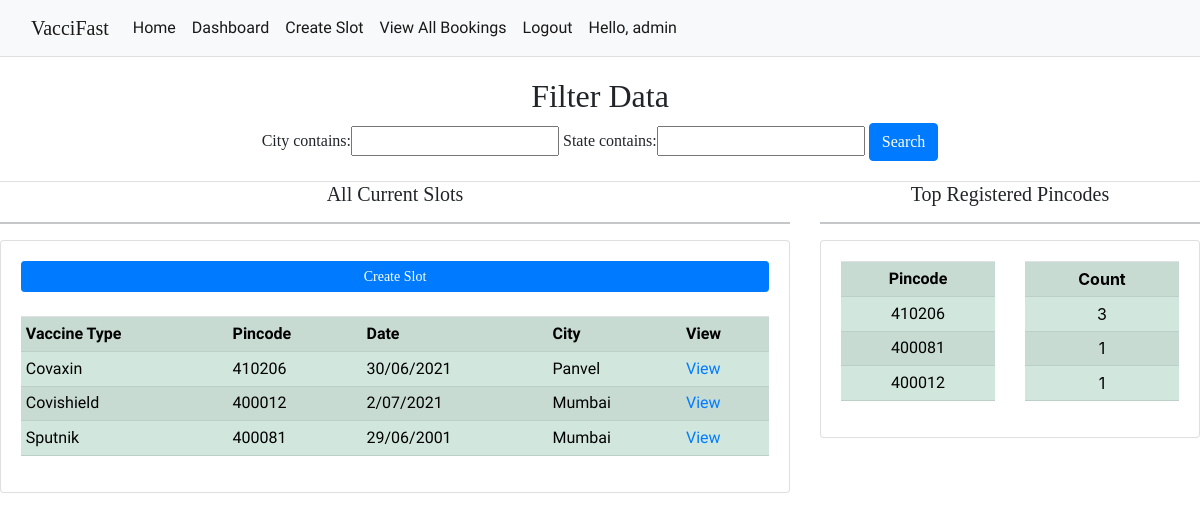
Page /adminViewPincode (signed in) on the earlier database version.
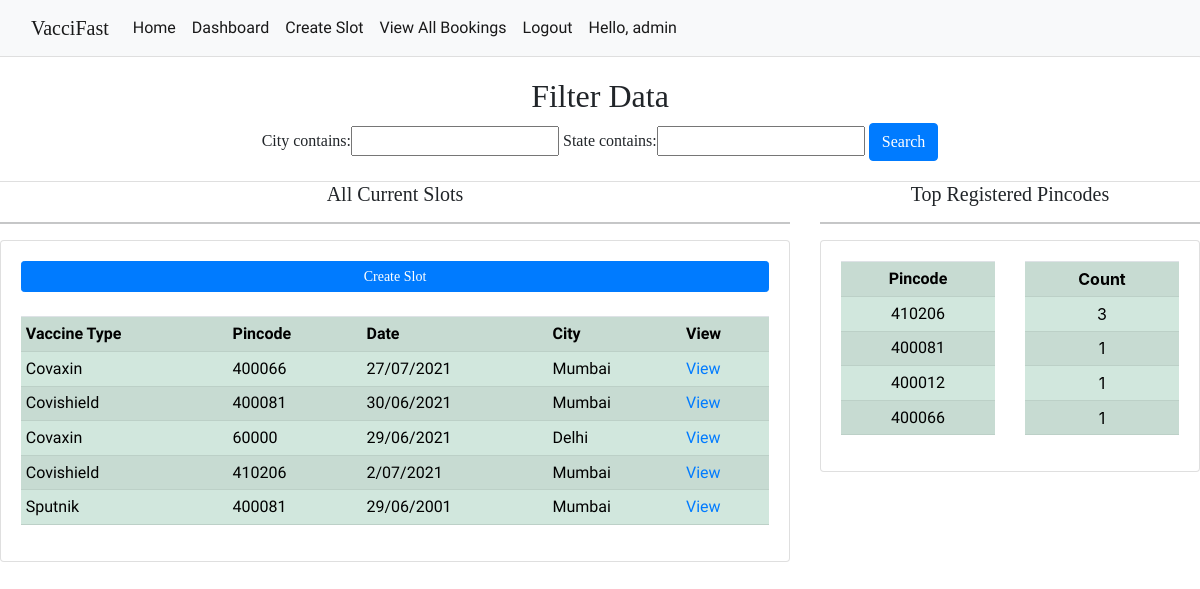
Same page on the later database version.
### vacciapp/models.py (models this page shows, shortened)
class Slot(models.Model):
    vtype = models.CharField(max_length=200,null=True)
    date = models.CharField(max_length=200,null=True)
    address = models.CharField(max_length=200,null=True)
    city = models.CharField(max_length=200,null=True)
    state = models.CharField(max_length=200,null=True)
    pincode = models.CharField(max_length=200,null=True)
    addMap = models.CharField(max_length=200,null=True)
    date_created = models.DateTimeField(auto_now_add=True,null=True)
    count = models.IntegerField(null=True)
    status = models.CharField(max_length=200,null=True,choices=STATUS,default="Pending")

### vacciapp/views.py (the view)
# urls.py: path('adminViewPincode',views.adminViewPincode,name='adminViewPincode'),
@login_required(login_url='login')
def adminViewPincode(request ):
    customers = Customer.objects.all()
    myPincodeFilter = PincodeFilter(request.GET,queryset=customers)
    customers = myPincodeFilter.qs
    pincodes = customers.values('pincode')
    pins = []
    count = []
    pincd = []
    for i in pincodes:
        pins.append(i.get('pincode'))
    done = []
    pin_dict = dict()
    for j in pins:
        if j in done:
            continue
        else:
            occ = pins.count(j)
            pin_dict[f'{j}'] = occ
    pin_sort = sorted(pin_dict.items(),key=lambda x: x[1], reverse=True)
    pincd = []
    count = []
    for k in pin_sort:
        pincd.append(k[0])
        count.append(k[1])
    slots = Slot.objects.all().order_by('-date_created')
    mySlotFilter = SlotFilter(request.GET,queryset=slots)
    slots = mySlotFilter.qs
    context = {
        'customers' : customers,
        'pincd' : pincd,
        'count' : count,
        'slots' : slots,
        'mySlotFilter' : mySlotFilter,
        'myPincodeFilter' : myPincodeFilter,
    }
    return render(request,'vacciapp/adminViewPincode.html',context)

### templates/vacciapp/adminViewPincode.html
{% extends 'base.html' %}
{% block body %}
<div class="row">
<center>
 <div class="card card-body" style="font-family: 'Vollkorn', serif;">
 <h2>Filter Data</h2>
            <form method="get">
            {{myPincodeFilter.form}}
            <button class="btn btn-primary" type="submit">Search</button>
            </form>
</div>
    </center>
    <div class="col-md-8">
    <center><h5 style="font-family: 'Vollkorn', serif;" >All Current Slots</h5></center>
        <hr>
        <div class="card card-body">
            <a class="btn btn-primary btn-sm btn-block" href="{% url 'adminCreateSlot' %}" style="font-family: 'Vollkorn', serif;">Create Slot</a>
            <br>
            <table class="table table-sm table-success table-striped" style="font-family: 'Domine', serif;" >
                <tr>
                    <th>Vaccine Type</th>
                    <th>Pincode</th>
                    <th>Date</th>
                    <th>City</th>
                    <th>View</th>
                </tr>
                {% for slot in slots %}
                <tr>
                <td>{{slot.vtype}}</td>
                <td>{{slot.pincode}}</td>
                <td>{{slot.date}}</td>
               <td>{{slot.city}}</td>
                <td><a href="{% url 'selectSlot' slot.id %}">View</a></td>
                </tr>
                {% endfor %}
            </table>
        </div>
    </div>
    <div class="col-md-4">
    <center><h5 style="font-family: 'Vollkorn', serif;" >Top Registered Pincodes</h5></center>
        <hr>
        <div class="card card-body">
            <div class='row'>
            <div class="col-md-6">
            <table class="table table-sm md-6 table-success table-striped" style="font-family: 'Domine', serif;">
                <tr>
                    <th><center>Pincode</center></th>
                </tr>
                {% for p in pincd %}
                <tr>
                <td><center>{{p}}</center></td>
                </tr>
                {% endfor %}
            </table>
            </div>
            <div class="col-md-6">
            <table class="table table-sm md-6 table-success table-striped">
                <tr>
                      <th><center>Count</center></th>
                </tr>
                {% for c in count %}
                <tr>
                <td><center>{{c}}</center></td>
                </tr>
                {% endfor %}
            </table>
             </div>
            </div>
        </div>
    </div>
</div>
{% endblock body %}

### templates/base.html (shortened to what this page needs)
{% load static %}
<!doctype html>
<html lang="en">
  <head>
    <link href="https://cdn.jsdelivr.net/npm/bootstrap@5.0.1/dist/css/bootstrap.min.css" rel="stylesheet">
<link rel="stylesheet" href="https://stackpath.bootstrapcdn.com/font-awesome/4.7.0/css/font-awesome.min.css">
<link rel="stylesheet" href="https://stackpath.bootstrapcdn.com/bootstrap/4.1.0/css/bootstrap.min.css">
  </head>
  <body>
  <nav class="navbar navbar-expand-lg navbar-light bg-light">
  <div class="container-fluid">
    <a class="navbar-brand" href="#" style="font-family: 'Playfair Display', serif;">VacciFast</a>
    <div class="collapse navbar-collapse" id="navbarSupportedContent">
      <ul class="navbar-nav me-auto mb-2 mb-lg-0" style="font-family: 'Domine', serif;">
        <li class="nav-item">
          <a class="nav-link active" aria-current="page" href="/">Home</a>
        </li>
        {% if request.user.is_authenticated %}
        {% if request.user.is_staff %}
        <li class="nav-item">
          <a class="nav-link active" aria-current="page" href="/adminViewPincode">Dashboard</a>
        </li>
        <li class="nav-item">
          <a class="nav-link active" aria-current="page" href="/adminCreateSlot">Create Slot</a>
        </li>
        <li class="nav-item">
          <a class="nav-link active" aria-current="page" href="/adminCompletedSlot">View All Bookings</a>
        </li>
        <li class="nav-item">
          <a class="nav-link active" aria-current="page" href="/logout">Logout</a>
        </li>
        {% endif %}
       {% else %}
        <li class="nav-item">
          <a class="nav-link active" aria-current="page" href="/login">Login</a>
        </li>
        {% endif %}
        {% if request.user.is_authenticated %}
        <li class="nav-item">
          <a class="nav-link active" aria-current="page" >Hello, {{request.user}}</a>
        </li>
        {% endif %}
      </ul>
    </div>
  </div>
</nav>
    {% block body %}
    {% endblock body %}
  </body>
</html>

Differences in the rows shown:
removed Slot: vtype "Covaxin", pincode "410206", date "30/06/2021", city "Panvel"
added Slot: vtype "Covaxin", pincode "400066", date "27/07/2021", city "Mumbai"
added Slot: vtype "Covishield", pincode "400081", date "30/06/2021", city "Mumbai"
added Slot: vtype "Covaxin", pincode "60000", date "29/06/2021", city "Delhi"
changed Slot (number 4 of 5 on the later page): pincode "400012" → "410206"
Other differences:
new list line: "400066"
new list line: "1"
